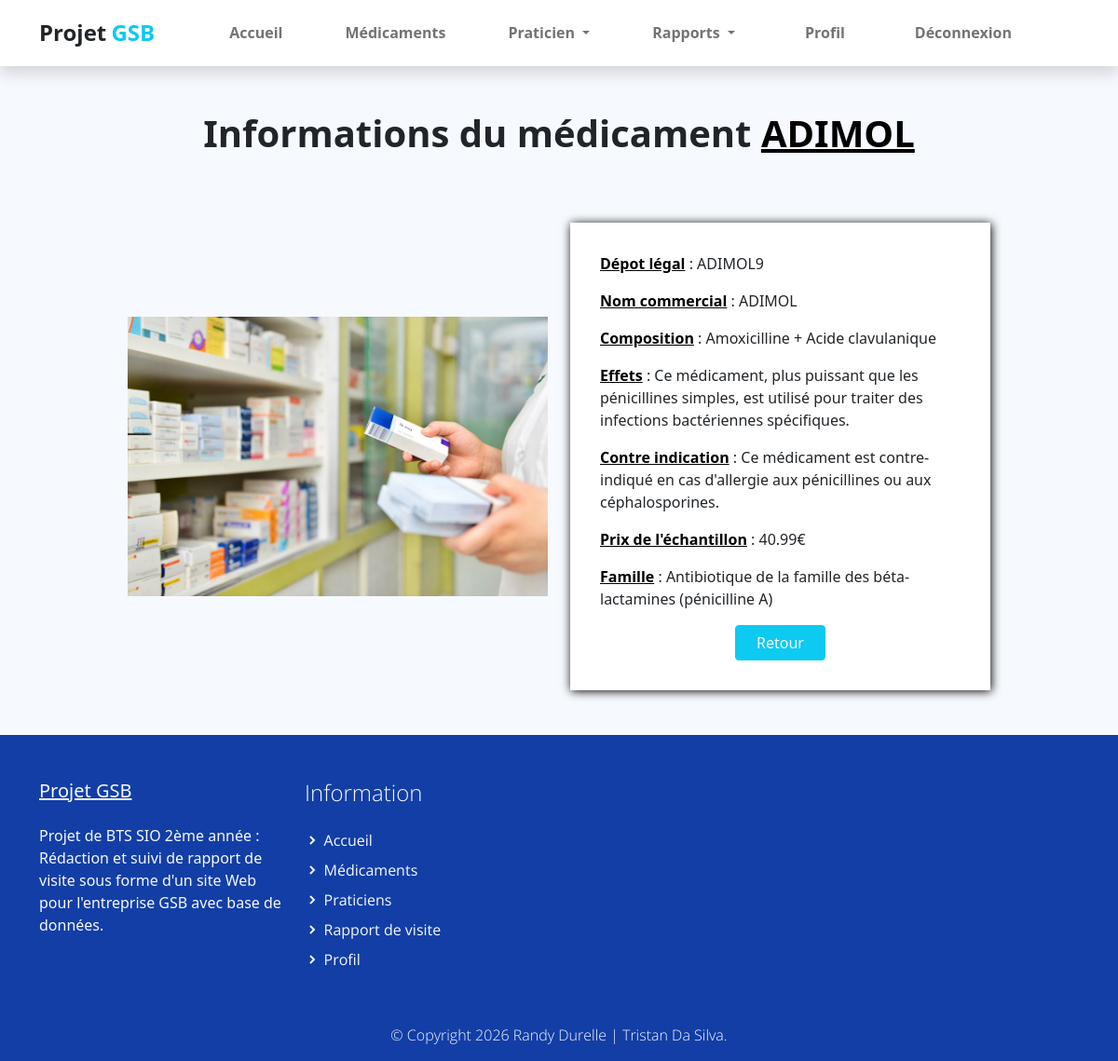
/index.php?uc=medicaments&action=affichermedoc&medicament=ADIMOL9 (signed in), run on the app's committed database.
### tables this page shows
CREATE TABLE IF NOT EXISTS `medicament` (
  `MED_DEPOTLEGAL` varchar(10) NOT NULL,
  `MED_NOMCOMMERCIAL` varchar(25) DEFAULT NULL,
  `MED_COMPOSITION` varchar(255) DEFAULT NULL,
  `MED_EFFETS` varchar(255) DEFAULT NULL,
  `MED_CONTREINDIC` varchar(255) DEFAULT NULL,
  `MED_PRIXECHANTILLON` float DEFAULT NULL,
  `FAM_CODE` varchar(3) NOT NULL,
  PRIMARY KEY (`MED_DEPOTLEGAL`),
  KEY `medicament_famille0_FK` (`FAM_CODE`)
);

CREATE TABLE IF NOT EXISTS `famille` (
  `FAM_CODE` varchar(3) NOT NULL,
  `FAM_LIBELLE` varchar(80) DEFAULT NULL,
  PRIMARY KEY (`FAM_CODE`)
);

### modele/medicament.modele.inc.php (called while the page is built, shortened)
<?php
    function getAllInformationMedicamentDepot($depot){
        try{
            $monPdo = connexionPDO();
            $req = 'SELECT m.MED_DEPOTLEGAL as \'depotlegal\', m.MED_NOMCOMMERCIAL as \'nomcom\', m.MED_COMPOSITION as \'compo\', m.MED_EFFETS as \'effet\', m.MED_CONTREINDIC as \'contreindic\', m.MED_PRIXECHANTILLON as \'prixechan\', f.FAM_LIBELLE as \'famille\' FROM medicament m INNER JOIN famille f ON f.FAM_CODE = m.FAM_CODE WHERE MED_DEPOTLEGAL = "'.$depot.'"';
            $res = $monPdo->query($req);
            $result = $res->fetch();
            return $result;
        }
        catch (PDOException $e){
            print "Erreur !: " . $e->getMessage();
            die();
        }
    }
?>

### vues/v_afficherMedicament.php (the view)
<section class="bg-light">
    <div class="container">
        <div class="structure-hero pt-lg-5 pt-4">
            <h1 class="titre text-center">Informations du médicament <span class="carac"><?php echo $carac[1]; ?></span></h1>
        </div>
        <div class="row align-items-center justify-content-center">
            <div class="test col-12 col-sm-8 col-lg-6 col-xl-5 col-xxl-4 py-lg-5">
                <img class="img-fluid" src="assets/img/medoc.jpeg">
            </div>
            <div class="test col-12 col-sm-8 col-lg-6 col-xl-5 col-xxl-4 py-lg-5 py-3">
                <div class="formulaire">
                    <p><span class="carac">Dépot légal</span> : <?php echo $carac[0] ?></p>
                    <p><span class="carac">Nom commercial</span> : <?php echo $carac[1] ?></p>
                    <p><span class="carac">Composition</span> : <?php echo $carac[2] ?></p>
                    <p><span class="carac">Effets</span> : <?php echo $carac[3] ?></p>
                    <p><span class="carac">Contre indication</span> : <?php echo $carac[4] ?></p>
                    <p><span class="carac">Prix de l'échantillon</span> : <?php echo $carac[5] . '€' ?></p>
                    <p><span class="carac">Famille</span> : <?php echo $carac[6] ?></p>
                    <input class="btn btn-info text-light valider col-6 col-sm-5 col-md-4 col-lg-3" type="button" onclick="history.go(-1)" value="Retour">
                </div>
            </div>
        </div>
    </div>
</section>

### assets/css/gsb.css (style rules this page uses)
p, a { font-weight: 400; }

### assets/css/custom.css (style rules this page uses)
body, html { height: 100%; margin: 0; padding: 0; }
body { background: #f6f9fe !important; width: 100%; position: relative; display: table; }
.carac { text-decoration: underline; font-weight: 600; color: #000; }
.valider { display: block; margin-right: auto; margin-left: auto; height: fit-content; }
.test { display: flex; flex-direction: column; align-items: center; }
.titre { font-weight: 600; padding-bottom: 1rem; }
.formulaire { background-color: white; padding: 2em; box-shadow: 1px 1px 10px black; width: 100%; }
.bg-light { background-color: #f6f9fe; }
.structure-hero { display: flex; flex-direction: column; align-items: center; }

### data on the page
medicament: MED_NOMCOMMERCIAL "ADIMOL", MED_DEPOTLEGAL "ADIMOL9", MED_COMPOSITION "Amoxicilline + Acide clavulanique", MED_EFFETS "Ce médicament, plus puissant que les pénicillines simples, est utilisé pour traiter des infections bactériennes spécifiques.", MED_CONTREINDIC "Ce médicament est contre-indiqué en cas d'allergie aux pénicillines ou aux céphalosporines.", MED_PRIXECHANTILLON "40.99", FAM_CODE.FAM_LIBELLE "Antibiotique de la famille des béta-lactamines (pénicilline A)"
